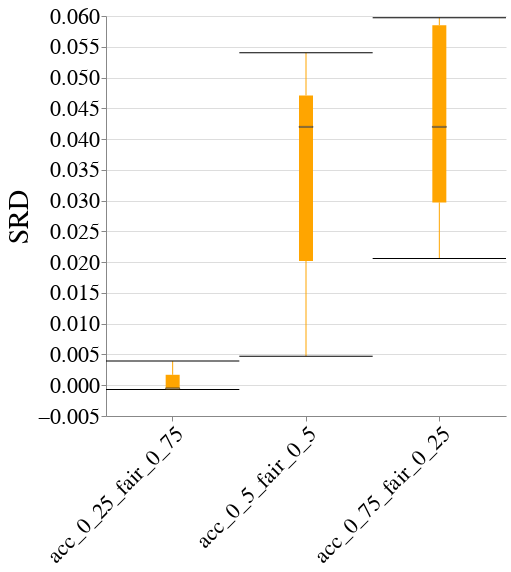

Notebook code for this chart:
### Code cell
create_box_plot_per_dataset_and_case_study(to_plot=best_lp_metrics_per_exp_config_df,
                                           exp_name=EXP_NAME,
                                           dataset_name=DATASET_NAME,
                                           case_study_name=CASE_STUDY_NAME,
                                           metric_name="Selection_Rate_Difference",
                                           group=GROUP)

### Figure 1 — Vega-Lite specification as saved in the notebook (floating-point values rounded to 4 significant figures)
{"config": {"view": {"continuousWidth": 400, "continuousHeight": 300, "stroke": null}, "axis": {"labelFontSize": 22, "labelFontWeight": "normal", "titleFontSize": 28, "titleFontWeight": "normal"}, "title": {"fontSize": 28}}, "data": {"name": "data-aa9d6930bb1496f31217d9ec0506ce57"}, "mark": {"type": "boxplot", "color": "orange", "median": {"stroke": "black", "strokeWidth": 0.7}, "ticks": true}, "encoding": {"x": {"axis": {"labelAngle": -45, "labelLimit": 500}, "field": "exp_config_name", "title": null, "type": "nominal"}, "y": {"field": "disparity_metric_value", "scale": {"zero": false}, "title": "SRD", "type": "quantitative"}}, "height": 400, "width": 400, "$schema": "https://vega.github.io/schema/vega-lite/v4.17.0.json", "datasets": {"data-aa9d6930bb1496f31217d9ec0506ce57": [{"exp_config_name": "acc_0_25_fair_0_75", "run_num": 1, "logical_pipeline_uuid": "Tm9uZSZOT19GQUlSTkVTU19JTlRFUlZFTlRJT04mZ2FuZGFsZl9jbGY=", "physical_pipeline_uuid": "da36ca4c-359b-499f-a57c-51066e734e16", "compound_pp_quality": 0.9473, "metric": "Selection_Rate_Difference", "model_name": "gandalf_clf", "runtime_in_mins": 6.052, "dataset_name": "folk_emp", "logical_pipeline_name": "None&NO_FAIRNESS_INTERVENTION&gandalf_clf", "null_imputer_name": "None", "fairness_intervention_name": "NO_FAIRNESS_INTERVENTION", "RAC1P_dis": 0.6894, "RAC1P_priv": 0.6798, "SEX&RAC1P_dis": 0.6828, "SEX&RAC1P_priv": 0.6835, "SEX_dis": 0.6731, "SEX_priv": 0.6936, "overall": 0.6833, "disparity_metric_value": -0.0006605}, {"exp_config_name": "acc_0_25_fair_0_75", "run_num": 2, "logical_pipeline_uuid": "Tm9uZSZOT19GQUlSTkVTU19JTlRFUlZFTlRJT04mZ2FuZGFsZl9jbGY=", "physical_pipeline_uuid": "89f6343b-7693-43cd-9633-9e06832c553d", "compound_pp_quality": 0.9301, "metric": "Selection_Rate_Difference", "model_name": "gandalf_clf", "runtime_in_mins": 4.894, "dataset_name": "folk_emp", "logical_pipeline_name": "None&NO_FAIRNESS_INTERVENTION&gandalf_clf", "null_imputer_name": "None", "fairness_intervention_name": "NO_FAIRNESS_INTERVENTION", "RAC1P_dis": 0.9956, "RAC1P_priv": 0.9952, "SEX&RAC1P_dis": 0.9967, "SEX&RAC1P_priv": 0.995, "SEX_dis": 0.9955, "SEX_priv": 0.9952, "overall": 0.9953, "disparity_metric_value": 0.001697}, {"exp_config_name": "acc_0_25_fair_0_75", "run_num": 3, "logical_pipeline_uuid": "Tm9uZSZOT19GQUlSTkVTU19JTlRFUlZFTlRJT04mZ2FuZGFsZl9jbGY=", "physical_pipeline_uuid": "7d160c8f-0f9b-4f39-94e9-986528671fb3", "compound_pp_quality": 0.9472, "metric": "Selection_Rate_Difference", "model_name": "gandalf_clf", "runtime_in_mins": 1.149, "dataset_name": "folk_emp", "logical_pipeline_name": "None&NO_FAIRNESS_INTERVENTION&gandalf_clf", "null_imputer_name": "None", "fairness_intervention_name": "NO_FAIRNESS_INTERVENTION", "RAC1P_dis": 0.6507, "RAC1P_priv": 0.6316, "SEX&RAC1P_dis": 0.6381, "SEX&RAC1P_priv": 0.6388, "SEX_dis": 0.6268, "SEX_priv": 0.6507, "overall": 0.6387, "disparity_metric_value": -0.0006855}, {"exp_config_name": "acc_0_25_fair_0_75", "run_num": 4, "logical_pipeline_uuid": "Tm9uZSZOT19GQUlSTkVTU19JTlRFUlZFTlRJT04mZ2FuZGFsZl9jbGY=", "physical_pipeline_uuid": "65e6f2cd-38de-46e8-83e0-27506d4e4640", "compound_pp_quality": 0.9336, "metric": "Selection_Rate_Difference", "model_name": "gandalf_clf", "runtime_in_mins": 3.373, "dataset_name": "folk_emp", "logical_pipeline_name": "None&NO_FAIRNESS_INTERVENTION&gandalf_clf", "null_imputer_name": "None", "fairness_intervention_name": "NO_FAIRNESS_INTERVENTION", "RAC1P_dis": 0.901, "RAC1P_priv": 0.8862, "SEX&RAC1P_dis": 0.8948, "SEX&RAC1P_priv": 0.8909, "SEX_dis": 0.8907, "SEX_priv": 0.8927, "overall": 0.8917, "disparity_metric_value": 0.003918}, {"exp_config_name": "acc_0_25_fair_0_75", "run_num": 5, "logical_pipeline_uuid": "Tm9uZSZOT19GQUlSTkVTU19JTlRFUlZFTlRJT04mZ2FuZGFsZl9jbGY=", "physical_pipeline_uuid": "965ea88c-0310-4fd1-a572-2d352c52794d", "compound_pp_quality": 0.9369, "metric": "Selection_Rate_Difference", "model_name": "gandalf_clf", "runtime_in_mins": 4.725, "dataset_name": "folk_emp", "logical_pipeline_name": "None&NO_FAIRNESS_INTERVENTION&gandalf_clf", "null_imputer_name": "None", "fairness_intervention_name": "NO_FAIRNESS_INTERVENTION", "RAC1P_dis": 0.8815, "RAC1P_priv": 0.87, "SEX&RAC1P_dis": 0.8739, "SEX&RAC1P_priv": 0.8744, "SEX_dis": 0.8763, "SEX_priv": 0.8723, "overall": 0.8743, "disparity_metric_value": -0.0005115}, {"exp_config_name": "acc_0_5_fair_0_5", "run_num": 1, "logical_pipeline_uuid": "Tm9uZSZOT19GQUlSTkVTU19JTlRFUlZFTlRJT04mZ2FuZGFsZl9jbGY=", "physical_pipeline_uuid": "3b91d33b-6f8c-4505-a41b-247f94f636be", "compound_pp_quality": 0.8916, "metric": "Selection_Rate_Difference", "model_name": "gandalf_clf", "runtime_in_mins": 4.152, "dataset_name": "folk_emp", "logical_pipeline_name": "None&NO_FAIRNESS_INTERVENTION&gandalf_clf", "null_imputer_name": "None", "fairness_intervention_name": "NO_FAIRNESS_INTERVENTION", "RAC1P_dis": 0.6831, "RAC1P_priv": 0.6625, "SEX&RAC1P_dis": 0.6738, "SEX&RAC1P_priv": 0.6691, "SEX_dis": 0.6605, "SEX_priv": 0.6796, "overall": 0.67, "disparity_metric_value": 0.004711}, {"exp_config_name": "acc_0_5_fair_0_5", "run_num": 2, "logical_pipeline_uuid": "Tm9uZSZOT19GQUlSTkVTU19JTlRFUlZFTlRJT04mZ2FuZGFsZl9jbGY=", "physical_pipeline_uuid": "7ea80d59-99d5-4f05-be37-ae65aacc9de8", "compound_pp_quality": 0.8789, "metric": "Selection_Rate_Difference", "model_name": "gandalf_clf", "runtime_in_mins": 1.843, "dataset_name": "folk_emp", "logical_pipeline_name": "None&NO_FAIRNESS_INTERVENTION&gandalf_clf", "null_imputer_name": "None", "fairness_intervention_name": "NO_FAIRNESS_INTERVENTION", "RAC1P_dis": 0.7147, "RAC1P_priv": 0.6676, "SEX&RAC1P_dis": 0.7285, "SEX&RAC1P_priv": 0.6745, "SEX_dis": 0.6949, "SEX_priv": 0.6752, "overall": 0.6853, "disparity_metric_value": 0.05402}, {"exp_config_name": "acc_0_5_fair_0_5", "run_num": 3, "logical_pipeline_uuid": "Tm9uZSZOT19GQUlSTkVTU19JTlRFUlZFTlRJT04mbGdibV9jbGY=", "physical_pipeline_uuid": "97f88b66-13ff-4d0b-91b8-dcfcad024822", "compound_pp_quality": 0.8846, "metric": "Selection_Rate_Difference", "model_name": "lgbm_clf", "runtime_in_mins": 0.007858, "dataset_name": "folk_emp", "logical_pipeline_name": "None&NO_FAIRNESS_INTERVENTION&lgbm_clf", "null_imputer_name": "None", "fairness_intervention_name": "NO_FAIRNESS_INTERVENTION", "RAC1P_dis": 0.6931, "RAC1P_priv": 0.6379, "SEX&RAC1P_dis": 0.6923, "SEX&RAC1P_priv": 0.6503, "SEX_dis": 0.6592, "SEX_priv": 0.6575, "overall": 0.6583, "disparity_metric_value": 0.04198}, {"exp_config_name": "acc_0_5_fair_0_5", "run_num": 4, "logical_pipeline_uuid": "Tm9uZSZOT19GQUlSTkVTU19JTlRFUlZFTlRJT04mbGdibV9jbGY=", "physical_pipeline_uuid": "95d265ec-65bf-495d-9df6-6cea1669925b", "compound_pp_quality": 0.8807, "metric": "Selection_Rate_Difference", "model_name": "lgbm_clf", "runtime_in_mins": 0.01172, "dataset_name": "folk_emp", "logical_pipeline_name": "None&NO_FAIRNESS_INTERVENTION&lgbm_clf", "null_imputer_name": "None", "fairness_intervention_name": "NO_FAIRNESS_INTERVENTION", "RAC1P_dis": 0.6895, "RAC1P_priv": 0.6294, "SEX&RAC1P_dis": 0.6897, "SEX&RAC1P_priv": 0.6426, "SEX_dis": 0.6482, "SEX_priv": 0.6554, "overall": 0.6517, "disparity_metric_value": 0.04709}, {"exp_config_name": "acc_0_5_fair_0_5", "run_num": 5, "logical_pipeline_uuid": "Tm9uZSZOT19GQUlSTkVTU19JTlRFUlZFTlRJT04mZ2FuZGFsZl9jbGY=", "physical_pipeline_uuid": "417f33a4-99be-4569-9a67-928ba7dfb44a", "compound_pp_quality": 0.894, "metric": "Selection_Rate_Difference", "model_name": "gandalf_clf", "runtime_in_mins": 1.988, "dataset_name": "folk_emp", "logical_pipeline_name": "None&NO_FAIRNESS_INTERVENTION&gandalf_clf", "null_imputer_name": "None", "fairness_intervention_name": "NO_FAIRNESS_INTERVENTION", "RAC1P_dis": 0.7454, "RAC1P_priv": 0.6677, "SEX&RAC1P_dis": 0.7133, "SEX&RAC1P_priv": 0.6931, "SEX_dis": 0.6868, "SEX_priv": 0.7072, "overall": 0.697, "disparity_metric_value": 0.0202}, {"exp_config_name": "acc_0_75_fair_0_25", "run_num": 1, "logical_pipeline_uuid": "Tm9uZSZOT19GQUlSTkVTU19JTlRFUlZFTlRJT04mZ2FuZGFsZl9jbGY=", "physical_pipeline_uuid": "a49c3cef-e9bc-4b62-8522-54ebdd32358a", "compound_pp_quality": 0.8516, "metric": "Selection_Rate_Difference", "model_name": "gandalf_clf", "runtime_in_mins": 1.788, "dataset_name": "folk_emp", "logical_pipeline_name": "None&NO_FAIRNESS_INTERVENTION&gandalf_clf", "null_imputer_name": "None", "fairness_intervention_name": "NO_FAIRNESS_INTERVENTION", "RAC1P_dis": 0.7495, "RAC1P_priv": 0.705, "SEX&RAC1P_dis": 0.7455, "SEX&RAC1P_priv": 0.7158, "SEX_dis": 0.7084, "SEX_priv": 0.7343, "overall": 0.7213, "disparity_metric_value": 0.02971}, {"exp_config_name": "acc_0_75_fair_0_25", "run_num": 2, "logical_pipeline_uuid": "Tm9uZSZOT19GQUlSTkVTU19JTlRFUlZFTlRJT04mZ2FuZGFsZl9jbGY=", "physical_pipeline_uuid": "0f495fb3-369b-4214-a662-4ddb60e0c95f", "compound_pp_quality": 0.8455, "metric": "Selection_Rate_Difference", "model_name": "gandalf_clf", "runtime_in_mins": 1.775, "dataset_name": "folk_emp", "logical_pipeline_name": "None&NO_FAIRNESS_INTERVENTION&gandalf_clf", "null_imputer_name": "None", "fairness_intervention_name": "NO_FAIRNESS_INTERVENTION", "RAC1P_dis": 0.735, "RAC1P_priv": 0.6708, "SEX&RAC1P_dis": 0.7417, "SEX&RAC1P_priv": 0.6832, "SEX_dis": 0.6968, "SEX_priv": 0.693, "overall": 0.695, "disparity_metric_value": 0.0585}, {"exp_config_name": "acc_0_75_fair_0_25", "run_num": 3, "logical_pipeline_uuid": "Tm9uZSZOT19GQUlSTkVTU19JTlRFUlZFTlRJT04mbGdibV9jbGY=", "physical_pipeline_uuid": "3a33cd95-6eb9-4199-928c-a54150681d36", "compound_pp_quality": 0.8479, "metric": "Selection_Rate_Difference", "model_name": "lgbm_clf", "runtime_in_mins": 0.01432, "dataset_name": "folk_emp", "logical_pipeline_name": "None&NO_FAIRNESS_INTERVENTION&lgbm_clf", "null_imputer_name": "None", "fairness_intervention_name": "NO_FAIRNESS_INTERVENTION", "RAC1P_dis": 0.6931, "RAC1P_priv": 0.6379, "SEX&RAC1P_dis": 0.6923, "SEX&RAC1P_priv": 0.6503, "SEX_dis": 0.6592, "SEX_priv": 0.6575, "overall": 0.6583, "disparity_metric_value": 0.04198}, {"exp_config_name": "acc_0_75_fair_0_25", "run_num": 4, "logical_pipeline_uuid": "Tm9uZSZOT19GQUlSTkVTU19JTlRFUlZFTlRJT04mcmZfY2xm", "physical_pipeline_uuid": "8a660468-c6f9-4831-a381-2d5ba0eb9451", "compound_pp_quality": 0.8446, "metric": "Selection_Rate_Difference", "model_name": "rf_clf", "runtime_in_mins": 0.07433, "dataset_name": "folk_emp", "logical_pipeline_name": "None&NO_FAIRNESS_INTERVENTION&rf_clf", "null_imputer_name": "None", "fairness_intervention_name": "NO_FAIRNESS_INTERVENTION", "RAC1P_dis": 0.6985, "RAC1P_priv": 0.6326, "SEX&RAC1P_dis": 0.7052, "SEX&RAC1P_priv": 0.6455, "SEX_dis": 0.6624, "SEX_priv": 0.6512, "overall": 0.657, "disparity_metric_value": 0.05972}, {"exp_config_name": "acc_0_75_fair_0_25", "run_num": 5, "logical_pipeline_uuid": "Tm9uZSZOT19GQUlSTkVTU19JTlRFUlZFTlRJT04mZ2FuZGFsZl9jbGY=", "physical_pipeline_uuid": "7b49dbd2-80c6-40f9-b08c-95c26a27c258", "compound_pp_quality": 0.8512, "metric": "Selection_Rate_Difference", "model_name": "gandalf_clf", "runtime_in_mins": 2.302, "dataset_name": "folk_emp", "logical_pipeline_name": "None&NO_FAIRNESS_INTERVENTION&gandalf_clf", "null_imputer_name": "None", "fairness_intervention_name": "NO_FAIRNESS_INTERVENTION", "RAC1P_dis": 0.7454, "RAC1P_priv": 0.6672, "SEX&RAC1P_dis": 0.7133, "SEX&RAC1P_priv": 0.6927, "SEX_dis": 0.6868, "SEX_priv": 0.7066, "overall": 0.6967, "disparity_metric_value": 0.02061}]}}
